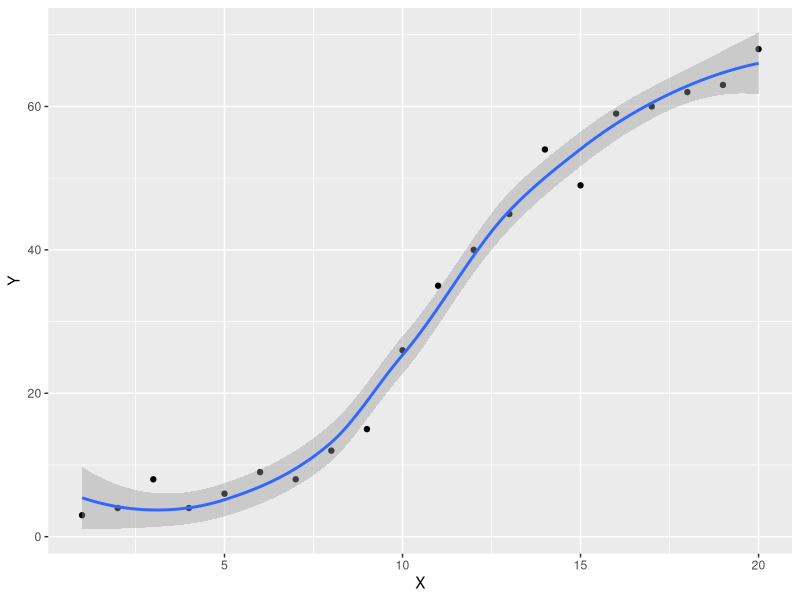
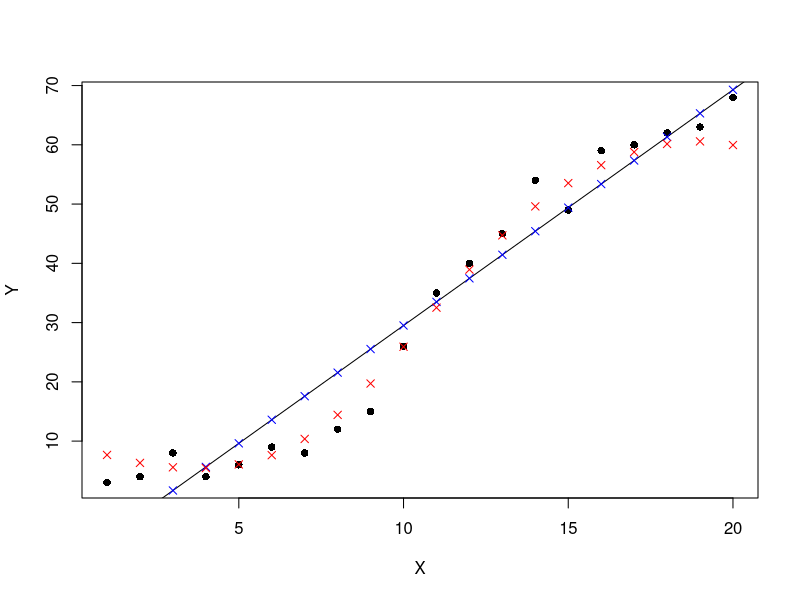
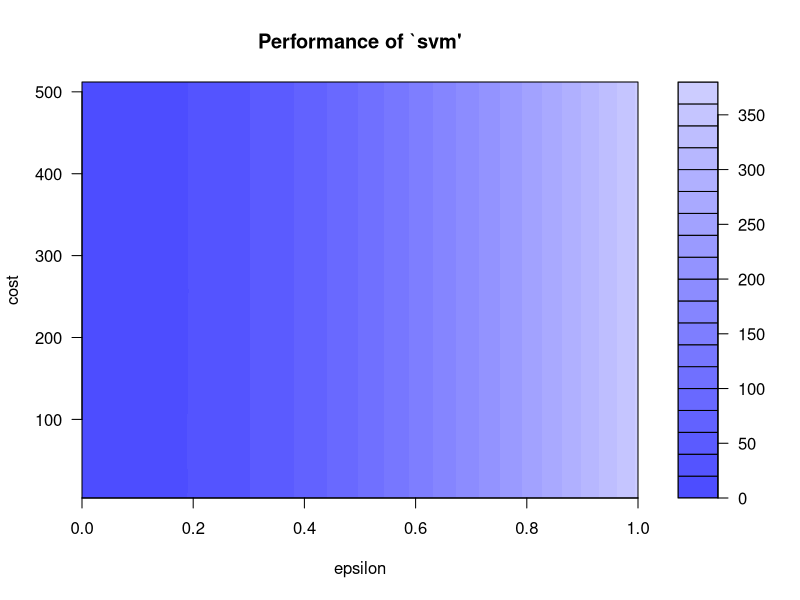
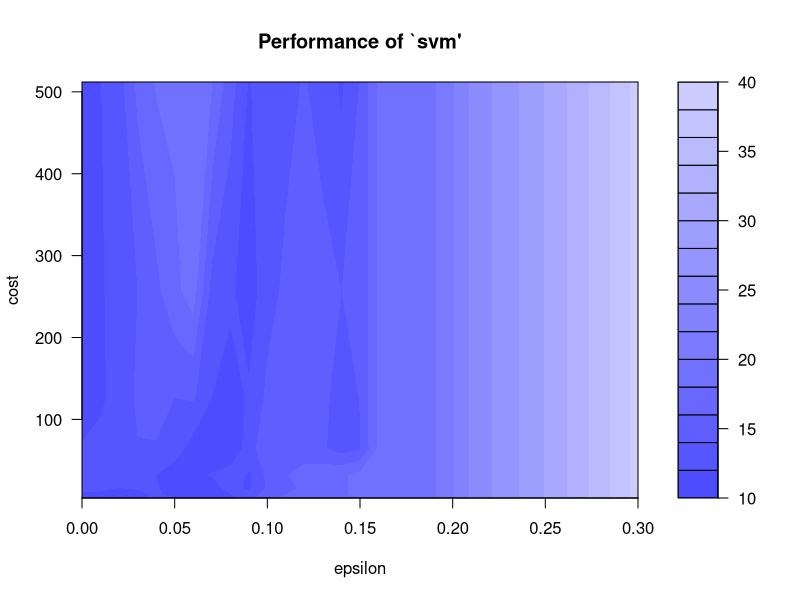
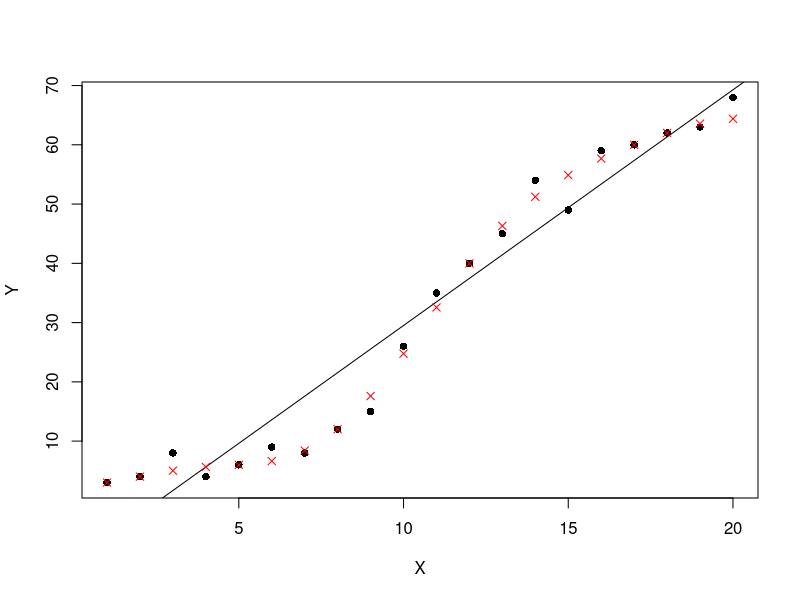

The R source for these figures, in order:

# library packages =====================================================
library(tidyverse)
library(e1071)

# prepare data =========================================================
data <- read.csv('regression.csv', header = TRUE)
# View(data)
ggplot(data, aes(X, Y)) + 
  geom_point() + 
  geom_smooth(method = 'loess')

# linear regression modeling ===========================================
## model
lm_model <- lm(Y ~ X, data)
attributes(lm_model)
## predict
lm_model$fitted.values
prediecty <- predict(lm_model, data)
## plot
plot(data, pch = 16)
abline(lm_model)
points(data$X, prediecty, col = 'blue', pch = 4)
## model performance
rmse <- function(error){
  sqrt(mean(error^2))
}
rmse(lm_model$residuals)
## 均方误差=5.70

# Support Vector Regression modeling ===================================
## model
svr_model <- svm(Y ~ X, data)
attributes(svr_model)

## predict
svr_model$fitted
prediecty2 <- predict(svr_model, data)

## plot
points(data$X, svr_model$fitted, col = 'red', pch = 4)

## model performance
rmse(svr_model$residuals)
## 均方误差只有3.16，明显好于线性模型


# tuning support vector regression model ===============================
## 调参，通过设置更合适的参数，得到更好的模型
## 在得到更好的模型时，要注意过拟合问题
## grid search
tune1 <- tune(svm, Y ~ X, data = data, 
              ranges = list(epsilon = seq(0, 1, 0.1), 
                            cost = 2^(2:9)))
attributes(tune1)
print(tune1)

## best model and its performance
tune1$best.performance
tune1$best.model
## best performance:9.107908 = MSE,
## RMSE = sqrt(MSE)
sqrt(tune1$best.performance)
## 均方误差3.02，比上一个模型更好

## use best model to predict
tune1$best.model$fitted
predicty3 <- predict(tune1$best.model, data)

## plot
plot(tune1)
## the darker the better

## change the range parameter of tune, make another tune
tune2 <- tune(svm, Y ~ X, data = data, 
              ranges = list(epsilon = seq(0, 0.3, 0.01), 
                            cost = 2^(2:9)))
## best model
tune2$best.model
tune2$best.performance
tune2$best.parameters
sqrt(tune2$best.performance)

## predict
tune2$best.model$fitted
predicty4 <- predict(tune2$best.model, data)

## plot
plot(tune2)
plot(data, pch = 16)
abline(lm_model)
points(data$X, tune2$best.model$fitted, col = 'red', pch = 4)














